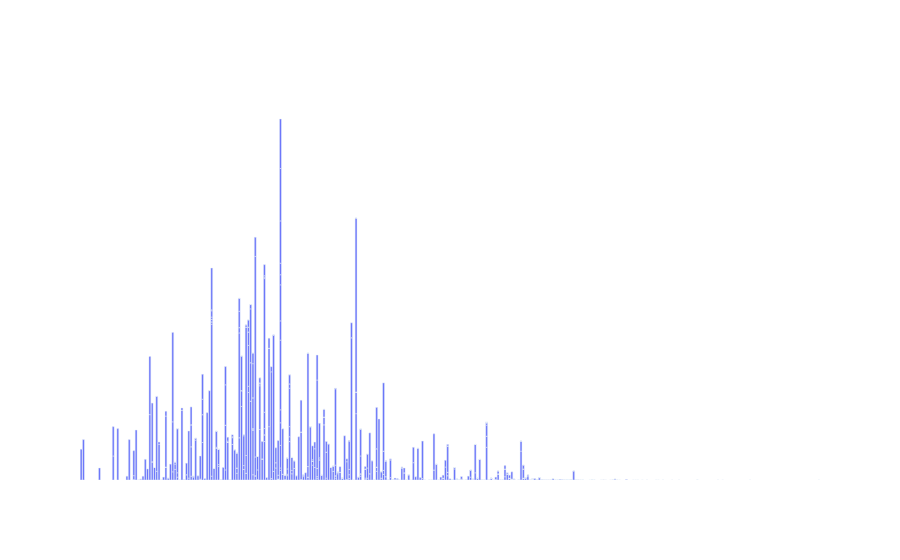

This figure's notebook cell:
### Code cell
graph1=px.bar(df1,x="temperature_2m_mean (°C)",y="precipitation_sum (mm)",title="percipitation trend")
                        
graph1.update_layout(font_color="white", bargap=0.2,yaxis_title="Amount of precipitation (mm)",xaxis_title="Days" , paper_bgcolor="rgba(0,0,0,0)", plot_bgcolor="rgba(0,0,0,0)" )
graph1.show()

### Figure 1 — Plotly figure (JSON) as saved in the notebook; plotly's stock layout.template omitted (floating-point values rounded to 4 significant figures; data arrays with more than 128 entries replaced by an {"elided": "..."} marker saying what was removed)
{"data": [{"alignmentgroup": "True", "hovertemplate": "temperature_2m_mean (°C)=%{x}<br>precipitation_sum (mm)=%{y}<extra></extra>", "legendgroup": "", "marker": {"color": "#636efa", "pattern": {"shape": ""}}, "name": "", "offsetgroup": "", "orientation": "v", "showlegend": false, "textposition": "auto", "type": "bar", "x": {"elided": "1096 float values"}, "xaxis": "x", "y": {"elided": "1096 float values"}, "yaxis": "y"}], "layout": {"bargap": 0.2, "barmode": "relative", "font": {"color": "white"}, "legend": {"tracegroupgap": 0}, "paper_bgcolor": "rgba(0,0,0,0)", "plot_bgcolor": "rgba(0,0,0,0)", "title": {"text": "percipitation trend"}, "xaxis": {"anchor": "y", "domain": [0, 1], "title": {"text": "Days"}}, "yaxis": {"anchor": "x", "domain": [0, 1], "title": {"text": "Amount of precipitation (mm)"}}}}
